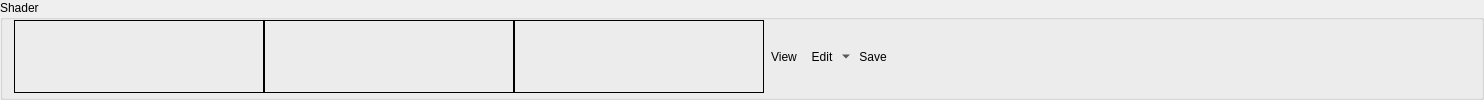
        <widget class="QGroupBox" name="vsShaderGroup">
         <property name="sizePolicy">
          <sizepolicy hsizetype="Preferred" vsizetype="Minimum">
           <horstretch>0</horstretch>
           <verstretch>0</verstretch>
          </sizepolicy>
         </property>
         <property name="title">
          <string>Shader</string>
         </property>
         <layout class="QHBoxLayout" name="horizontalLayout_3">
          <property name="spacing">
           <number>0</number>
          </property>
          <property name="topMargin">
           <number>0</number>
          </property>
          <property name="bottomMargin">
           <number>4</number>
          </property>
          <item>
           <widget class="RDLabel" name="vsPipeline">
            <property name="sizePolicy">
             <sizepolicy hsizetype="Minimum" vsizetype="MinimumExpanding">
              <horstretch>0</horstretch>
              <verstretch>0</verstretch>
             </sizepolicy>
            </property>
            <property name="minimumSize">
             <size>
              <width>250</width>
              <height>0</height>
             </size>
            </property>
            <property name="cursor">
             <cursorShape>PointingHandCursor</cursorShape>
            </property>
            <property name="frameShape">
             <enum>QFrame::Box</enum>
            </property>
            <property name="text">
             <string/>
            </property>
           </widget>
          </item>
          <item>
           <widget class="RDLabel" name="vsProgram">
            <property name="sizePolicy">
             <sizepolicy hsizetype="Minimum" vsizetype="MinimumExpanding">
              <horstretch>0</horstretch>
              <verstretch>0</verstretch>
             </sizepolicy>
            </property>
            <property name="minimumSize">
             <size>
              <width>250</width>
              <height>0</height>
             </size>
            </property>
            <property name="cursor">
             <cursorShape>PointingHandCursor</cursorShape>
            </property>
            <property name="frameShape">
             <enum>QFrame::Box</enum>
            </property>
            <property name="text">
             <string/>
            </property>
           </widget>
          </item>
          <item>
           <widget class="RDLabel" name="vsShader">
            <property name="sizePolicy">
             <sizepolicy hsizetype="Minimum" vsizetype="MinimumExpanding">
              <horstretch>0</horstretch>
              <verstretch>0</verstretch>
             </sizepolicy>
            </property>
            <property name="minimumSize">
             <size>
              <width>250</width>
              <height>0</height>
             </size>
            </property>
            <property name="cursor">
             <cursorShape>PointingHandCursor</cursorShape>
            </property>
            <property name="frameShape">
             <enum>QFrame::Box</enum>
            </property>
            <property name="text">
             <string/>
            </property>
           </widget>
          </item>
          <item>
           <widget class="QToolButton" name="vsShaderViewButton">
            <property name="cursor">
             <cursorShape>PointingHandCursor</cursorShape>
            </property>
            <property name="toolTip">
             <string>Open Shader Source</string>
            </property>
            <property name="text">
             <string>View</string>
            </property>
            <property name="icon">
             <iconset resource="../../Resources/resources.qrc">
              <normaloff>:/action.png</normaloff>:/action.png</iconset>
            </property>
            <property name="toolButtonStyle">
             <enum>Qt::ToolButtonTextBesideIcon</enum>
            </property>
            <property name="autoRaise">
             <bool>true</bool>
            </property>
           </widget>
          </item>
          <item>
           <widget class="QToolButton" name="vsShaderEditButton">
            <property name="toolTip">
             <string>Edit Shader</string>
            </property>
            <property name="text">
             <string>Edit</string>
            </property>
            <property name="icon">
             <iconset resource="../../Resources/resources.qrc">
              <normaloff>:/page_white_edit.png</normaloff>:/page_white_edit.png</iconset>
            </property>
            <property name="popupMode">
             <enum>QToolButton::MenuButtonPopup</enum>
            </property>
            <property name="toolButtonStyle">
             <enum>Qt::ToolButtonTextBesideIcon</enum>
            </property>
            <property name="autoRaise">
             <bool>true</bool>
            </property>
           </widget>
          </item>
          <item>
           <widget class="QToolButton" name="vsShaderSaveButton">
            <property name="toolTip">
             <string>Save Shader GLSL</string>
            </property>
            <property name="text">
             <string>Save</string>
            </property>
            <property name="icon">
             <iconset resource="../../Resources/resources.qrc">
              <normaloff>:/save.png</normaloff>:/save.png</iconset>
            </property>
            <property name="toolButtonStyle">
             <enum>Qt::ToolButtonTextBesideIcon</enum>
            </property>
            <property name="autoRaise">
             <bool>true</bool>
            </property>
           </widget>
          </item>
          <item>
           <spacer name="vsShaderSpacer">
            <property name="orientation">
             <enum>Qt::Horizontal</enum>
            </property>
            <property name="sizeHint" stdset="0">
             <size>
              <width>576</width>
              <height>20</height>
             </size>
            </property>
           </spacer>
          </item>
         </layout>
        </widget>
